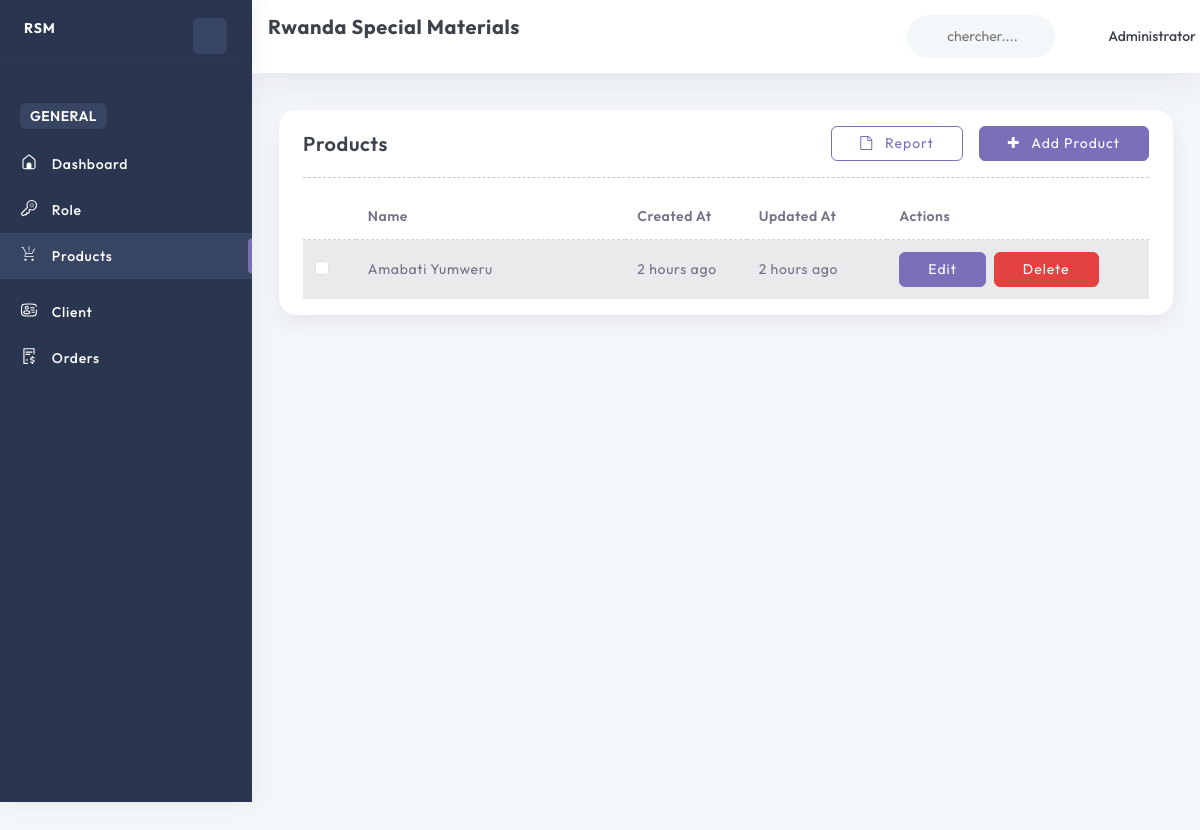
The app's page /products/ (signed in), older data.
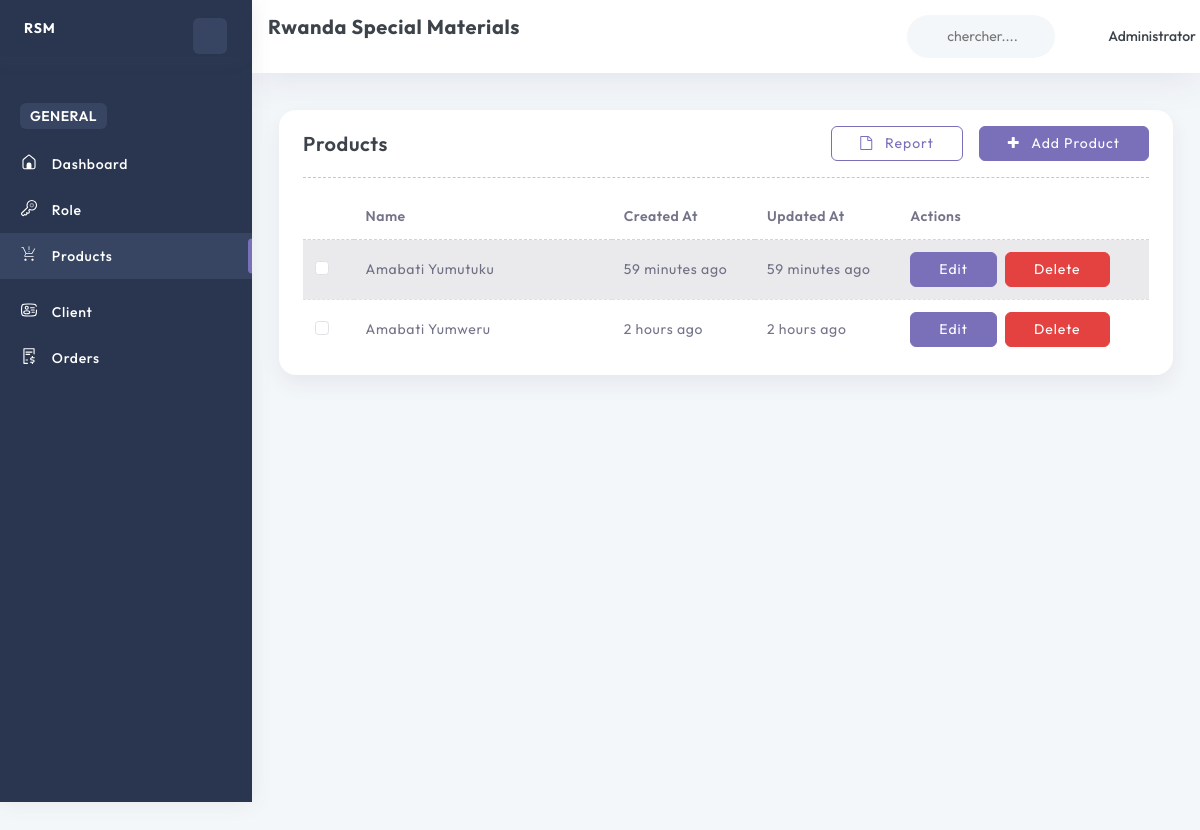
The same page, newer data.
### base/models.py (models this page shows, shortened)
class Product(models.Model):
    name = models.CharField(max_length=255, unique=True)
    slug = models.SlugField(max_length=255, unique=True, blank=True)
    created_at = models.DateTimeField(default=timezone.now, editable=False)
    updated_at = models.DateTimeField(auto_now=True)

### base/views.py (the view)
# urls.py: path('products/', getProducts, name="getProducts"),
@ login_required
@ permission_required('base.view_product', raise_exception=True)
def getProducts(request):
    products = Product.objects.all().order_by('-created_at')
    context = {
        'products': products,
    }
    return render(request, 'pages/products/index.html', context)

### templates/pages/products/index.html (shortened to what this page needs)
{% extends 'layouts/app.html' %}
{% load static %}
{% load humanize %}
{% block content %}
<div class="container-fluid">
    <div class="row">
        <div class="col-sm-12">
            <div class="card">
                <div class="card-body">
                    <div class="list-product-header">
                        <div class="d-flex justify-content-between">
                            <h4>Products</h4>
                            <div>
                                <a class="btn btn-primary" href="{% url 'base:addProduct' %}"><i class="fa fa-plus"></i> Add Product</a>
                                <a class="btn btn-outline-primary mx-3" href="#"><i class="fa fa-file-o"></i> Report</a>
                            </div>
                        </div>
                    </div>
                    <hr>
                    <div class="list-product">
                        <table class="table table-striped" id="product-table">
                            <thead>
                                <tr>
                                    <th>
                                    </th>
                                    <th><span class="f-light f-w-600">Name</span></th>
                                    <th><span class="f-light f-w-600">Created At</span></th>
                                    <th><span class="f-light f-w-600">Updated At</span></th>
                                    <th><span class="f-light f-w-600">Actions</span></th>
                                </tr>
                            </thead>
                            <tbody>
                                {% for product in products %}
                                <tr class="product-row">
                                    <td>
                                        <div class="form-check">
                                            <input class="form-check-input checkbox-primary" type="checkbox">
                                        </div>
                                    </td>
                                    <td><p class="f-light">{{ product.name }}</p></td>
                                    <td><p class="f-light">{{ product.created_at|naturaltime }}</p></td>
                                    <td><p class="f-light">{{ product.updated_at|naturaltime }}</p></td>
                                    <td>
                                        <div class="product-action">
                                            <a href="{% url 'base:editProduct' product.slug %}" class="btn btn-primary">
                                                Edit
                                            </a>
                                            <a href="{% url 'base:deleteProduct' product.slug %}" class="btn btn-danger" onclick="return confirm('Are you sure you want to delete the product \'{{ product.name }}\'?');">
                                                Delete
                                            </a>
                                        </div>
                                    </td>
                                </tr>
                                {% endfor %}
                            </tbody>
                        </table>
                    </div>
                </div>
            </div>
        </div>
    </div>
</div>
{% endblock %}

Row changes from the older to the newer data that the page shows:
added Product: name "Amabati Yumutuku", created_at "59 minutes ago", updated_at "59 minutes ago"
